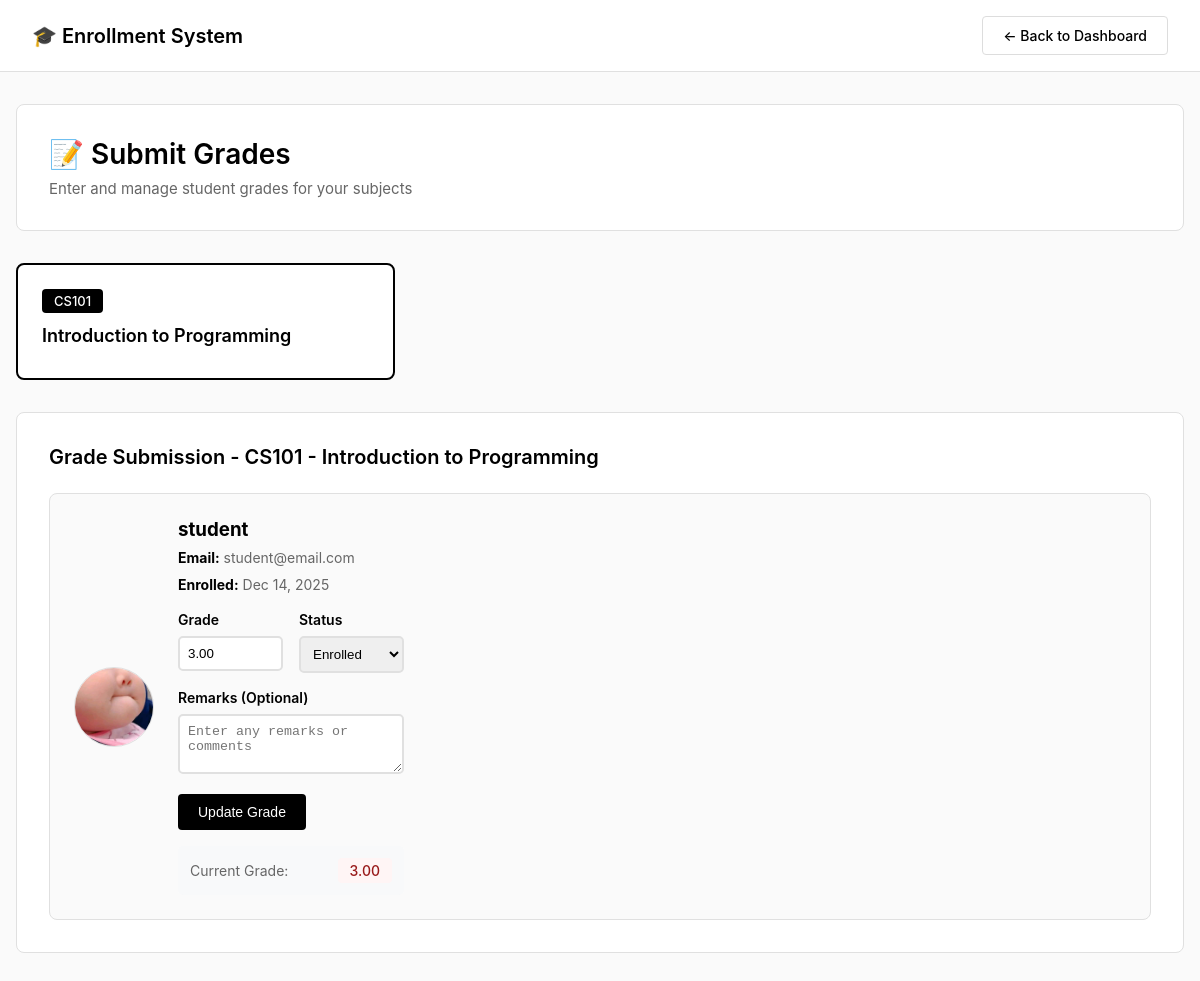
The app's page /faculty/grades.php?subject_id=1 (signed in) with its own data.
### tables this page shows
CREATE TABLE `subjects` (
  `id` int(11) NOT NULL,
  `subject_code` varchar(20) NOT NULL,
  `subject_name` varchar(100) NOT NULL,
  `description` text DEFAULT NULL,
  `units` int(11) NOT NULL DEFAULT 3,
  `faculty_id` int(11) DEFAULT NULL,
  `created_at` timestamp NOT NULL DEFAULT current_timestamp()
);

CREATE TABLE `enrollments` (
  `id` int(11) NOT NULL,
  `student_id` int(11) NOT NULL,
  `subject_id` int(11) NOT NULL,
  `enrollment_date` timestamp NOT NULL DEFAULT current_timestamp(),
  `status` enum('Enrolled','Completed','Dropped','Failed') DEFAULT 'Enrolled',
  `grade` decimal(5,2) DEFAULT NULL,
  `remarks` text DEFAULT NULL
);

CREATE TABLE `users` (
  `id` int(11) NOT NULL,
  `username` varchar(50) NOT NULL,
  `password` varchar(255) NOT NULL,
  `full_name` varchar(100) NOT NULL,
  `email` varchar(100) NOT NULL,
  `user_type` enum('Student','Faculty','Administrator') NOT NULL,
  `profile_picture` varchar(255) DEFAULT NULL,
  `signature` varchar(255) DEFAULT NULL,
  `created_at` timestamp NOT NULL DEFAULT current_timestamp()
);

### faculty/grades.php (the view, shortened to what this page needs)
<?php
require_once '../config.php';
$faculty_id = $_SESSION['user_id'];
$query = $db->prepare("
    SELECT id, subject_code, subject_name
    FROM subjects
    WHERE faculty_id = ?
    ORDER BY subject_code
");
$query->execute([$faculty_id]);
$subjects = $query->fetchAll();
$selected_subject = $_GET['subject_id'] ?? null;
$students = [];
if ($selected_subject) {
    $query = $db->prepare("SELECT subject_code, subject_name FROM subjects WHERE id = ? AND faculty_id = ?");
    $query->execute([$selected_subject, $faculty_id]);
    $subject_details = $query->fetch();
    if ($subject_details) {
        $query = $db->prepare("
            SELECT
                e.id as enrollment_id,
                u.id as student_id,
                u.full_name,
                u.email,
                u.profile_picture,
                e.enrollment_date,
                e.grade,
                e.status,
                e.remarks
            FROM enrollments e
            JOIN users u ON e.student_id = u.id
            WHERE e.subject_id = ?
            ORDER BY u.full_name
        ");
        $query->execute([$selected_subject]);
        $students = $query->fetchAll();
    }
}
?>
<!DOCTYPE html>
<html lang="en">
<head>
    <link rel="stylesheet" href="../css/main.css">
    <link rel="stylesheet" href="../css/faculty.css">
</head>
<body>
    <nav class="navbar">
        <a href="../index.php" class="navbar-brand">🎓 Enrollment System</a>
        <a href="../index.php" class="btn btn-secondary">← Back to Dashboard</a>
    </nav>
    <div class="container">
        <div class="page-header">
            <h1>📝 Submit Grades</h1>
            <p>Enter and manage student grades for your subjects</p>
        </div>
        <div class="subjects-list">
            <?php foreach ($subjects as $subject): ?>
                <div class="subject-card <?php echo ($selected_subject == $subject['id']) ? 'active' : ''; ?>"
                    onclick="location.href='?subject_id=<?php echo $subject['id']; ?>'">
                    <div class="subject-code"><?php echo htmlspecialchars($subject['subject_code']); ?></div>
                    <h3><?php echo htmlspecialchars($subject['subject_name']); ?></h3>
                </div>
            <?php endforeach; ?>
        </div>
        <?php if ($selected_subject && isset($subject_details)): ?>
            <div class="students-section">
                <h2>Grade Submission - <?php echo htmlspecialchars($subject_details['subject_code']); ?> - <?php echo htmlspecialchars($subject_details['subject_name']); ?></h2>
                <?php if (empty($students)): ?>
                    <div class="no-data">No students enrolled in this subject yet.</div>
                <?php else: ?>
                    <div class="students-grid">
                        <?php foreach ($students as $student): ?>
                            <div class="student-card">
                                <div style="display: flex; align-items: center; gap: 1.5rem;">
                                    <img src="../uploads/profiles/<?php echo htmlspecialchars($student['profile_picture']); ?>"
                                        alt="Profile" class="profile-img">
                                    <div style="flex: 1;">
                                        <h3><?php echo htmlspecialchars($student['full_name']); ?></h3>
                                        <p class="info-item"><strong>Email:</strong> <?php echo htmlspecialchars($student['email']); ?></p>
                                        <p class="info-item"><strong>Enrolled:</strong> <?php echo date('M d, Y', strtotime($student['enrollment_date'])); ?></p>
                                        <form method="POST" style="margin-top: 1rem;">
                                            <div style="display: grid; grid-template-columns: 1fr 1fr; gap: 1rem; margin-bottom: 1rem;">
                                                <div>
                                                    <label style="display: block; font-size: 0.875rem; font-weight: 600; margin-bottom: 0.5rem;">Grade</label>
                                                    <input type="number" name="grade"
                                                        value="<?php echo $student['grade'] ?? ''; ?>"
                                                        min="0" max="100" step="0.01"
                                                        placeholder="0-100"
                                                        style="width: 100%; padding: 0.5rem; border: 2px solid #e0e0e0; border-radius: 5px;"
                                                        required>
                                                </div>
                                                <div>
                                                    <label style="display: block; font-size: 0.875rem; font-weight: 600; margin-bottom: 0.5rem;">Status</label>
                                                    <select name="status"
                                                        style="width: 100%; padding: 0.5rem; border: 2px solid #e0e0e0; border-radius: 5px;"
                                                        required>
                                                        <option value="Enrolled" <?php echo ($student['status'] === 'Enrolled') ? 'selected' : ''; ?>>Enrolled</option>
                                                    </select>
                                                </div>
                                            </div>
                                            <div style="margin-bottom: 1rem;">
                                                <label style="display: block; font-size: 0.875rem; font-weight: 600; margin-bottom: 0.5rem;">Remarks (Optional)</label>
                                                <textarea name="remarks"
                                                    style="width: 100%; padding: 0.5rem; border: 2px solid #e0e0e0; border-radius: 5px; min-height: 60px;"
                                                    placeholder="Enter any remarks or comments"><?php echo htmlspecialchars($student['remarks'] ?? ''); ?></textarea>
                                            </div>
                                            <button type="submit" class="btn btn-primary">
                                                <?php echo $student['grade'] ? 'Update Grade' : 'Submit Grade'; ?>
                                            </button>
                                        </form>
                                        <?php if ($student['grade']): ?>
                                            <div style="margin-top: 1rem; padding: 0.75rem; background: #f8f9fa; border-radius: 5px;">
                                                <div style="display: flex; justify-content: space-between; align-items: center;">
                                                    <span style="font-size: 0.875rem; color: #666;">Current Grade:</span>
                                                    <span class="grade-badge <?php echo ($student['grade'] >= 75) ? 'passed' : 'failed'; ?>">
                                                        <?php echo $student['grade']; ?>
                                                    </span>
                                                </div>
                                            </div>
                                        <?php endif; ?>
                                    </div>
                                </div>
                            </div>
                        <?php endforeach; ?>
                    </div>
                <?php endif; ?>
            </div>
        <?php endif; ?>
    </div>
</body>
</html>

### css/main.css (style rules this page uses)
* { margin: 0; padding: 0; box-sizing: border-box; }
body { font-family: -apple-system, BlinkMacSystemFont, 'Segoe UI', sans-serif; background: #fafafa; min-height: 100vh; color: #000; }
.navbar { background: white; padding: 1rem 2rem; border-bottom: 1px solid #e0e0e0; display: flex; justify-content: space-between; align-items: center; }
.navbar-brand { font-size: 1.25rem; font-weight: 600; color: #000; text-decoration: none; }
.container { max-width: 1200px; margin: 0 auto; padding: 2rem 1rem; }
.btn { display: inline-block; padding: 0.625rem 1.25rem; background: #000; color: white; text-decoration: none; border-radius: 4px; border: none; cursor: pointer; font-size: 0.875rem; transition: opacity 0.2s; font-weight: 500; }
.btn-secondary { background: white; color: #000; border: 1px solid #ddd; }
.btn-primary { background: #000; color: white; }
.page-header { background: white; border: 1px solid #e0e0e0; border-radius: 8px; padding: 2rem; margin-bottom: 2rem; }
.page-header h1 { color: #000; margin-bottom: 0.5rem; font-size: 1.75rem; font-weight: 600; }
.page-header p { color: #666; font-size: 0.938rem; }

### css/faculty.css (style rules this page uses)
body { font-family: -apple-system, BlinkMacSystemFont, 'Segoe UI', sans-serif; background: #fafafa; min-height: 100vh; }
.subjects-list { display: grid; grid-template-columns: repeat(auto-fill, minmax(300px, 1fr)); gap: 1rem; margin-bottom: 2rem; }
.subject-card { background: white; border: 1px solid #e0e0e0; border-radius: 8px; padding: 1.5rem; cursor: pointer; transition: border-color 0.2s; }
.subject-card.active { border-color: #000; border-width: 2px; }
.subject-code { display: inline-block; background: #000; color: white; padding: 0.25rem 0.75rem; border-radius: 4px; font-size: 0.813rem; font-weight: 500; margin-bottom: 0.75rem; }
.subject-card h3 { color: #000; font-size: 1.125rem; font-weight: 600; margin-bottom: 0.5rem; }
.students-section { background: white; border: 1px solid #e0e0e0; border-radius: 8px; padding: 2rem; }
.students-section h2 { color: #000; margin-bottom: 1.5rem; font-size: 1.25rem; font-weight: 600; }
.students-grid { display: grid; gap: 1.5rem; }
.student-card { background: #fafafa; border-radius: 8px; padding: 1.5rem; display: flex; gap: 1.5rem; align-items: start; border: 1px solid #e0e0e0; }
.profile-img { width: 80px; height: 80px; border-radius: 50%; object-fit: cover; border: 1px solid #e0e0e0; }
.info-item { color: #666; margin: 0.375rem 0; font-size: 0.875rem; line-height: 1.5; }
.info-item strong { color: #000; }
.grade-badge { display: inline-block; padding: 0.25rem 0.75rem; border-radius: 4px; font-weight: 500; font-size: 0.875rem; }
.grade-badge.failed { background: #fff5f5; color: #991b1b; }

### records on screen
subjects: subject_code "CS101", subject_name "Introduction to Programming"
enrollments: student.profile_picture (picture), student.full_name "student", student.email "student@email.com", enrollment_date "Dec 14, 2025", grade "3.00", status "Enrolled", shows "Update Grade"
